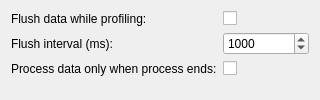
<?xml version="1.0" encoding="UTF-8"?>
<ui version="4.0">
 <class>QmlProfiler::Internal::QmlProfilerConfigWidget</class>
 <widget class="QWidget" name="QmlProfiler::Internal::QmlProfilerConfigWidget">
  <property name="geometry">
   <rect>
    <x>0</x>
    <y>0</y>
    <width>320</width>
    <height>100</height>
   </rect>
  </property>
  <layout class="QFormLayout" name="formLayout">
   <item row="0" column="0">
    <widget class="QLabel" name="flushEnabledLabel">
     <property name="text">
      <string>Flush data while profiling:</string>
     </property>
    </widget>
   </item>
   <item row="0" column="1">
    <widget class="QCheckBox" name="flushEnabled">
     <property name="toolTip">
      <string>Periodically flush pending data to Qt Creator. This reduces the delay when loading the
data and the memory usage in the application. It distorts the profile as the flushing
itself takes time.</string>
     </property>
    </widget>
   </item>
   <item row="1" column="0">
    <widget class="QLabel" name="flushIntervalLabel">
     <property name="text">
      <string>Flush interval (ms):</string>
     </property>
    </widget>
   </item>
   <item row="1" column="1">
    <widget class="QSpinBox" name="flushInterval">
    <property name="minimum">
     <number>1</number>
    </property>
     <property name="maximum">
      <number>10000000</number>
     </property>
     <property name="value">
      <number>1000</number>
     </property>
    </widget>
   </item>
   <item row="2" column="0">
    <widget class="QLabel" name="aggregateTracesLabel">
     <property name="text">
      <string>Process data only when process ends:</string>
     </property>
    </widget>
   </item>
   <item row="2" column="1">
    <widget class="QCheckBox" name="aggregateTraces">
     <property name="toolTip">
      <string>Only process data when the process being profiled ends, not when the current recording
session ends. This way multiple recording sessions can be aggregated in a single trace,
for example if multiple QML engines start and stop sequentially during a single run of
the program.</string>
     </property>
    </widget>
   </item>
  </layout>
 </widget>
 <resources/>
 <connections/>
</ui>
